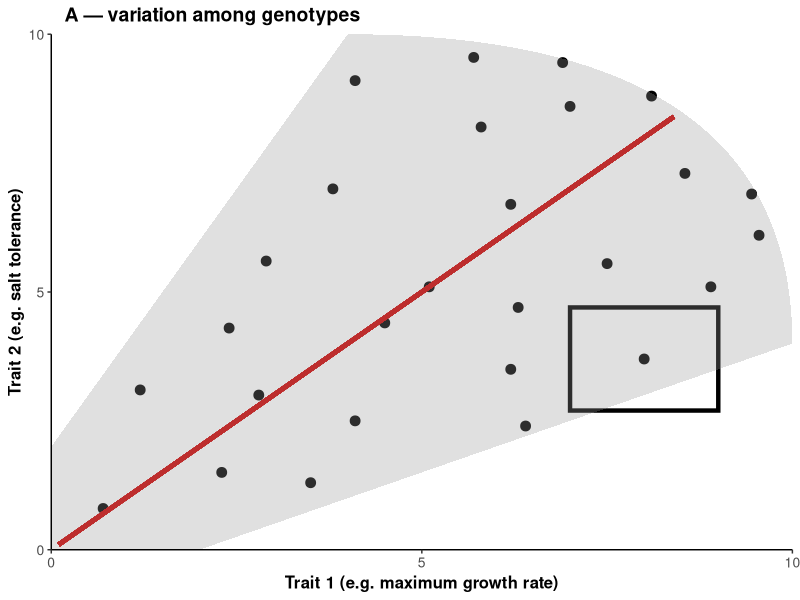
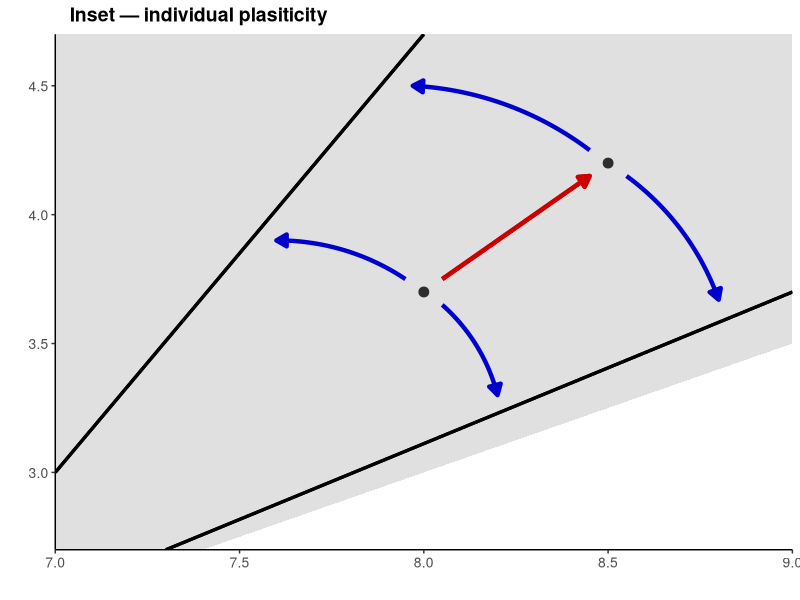
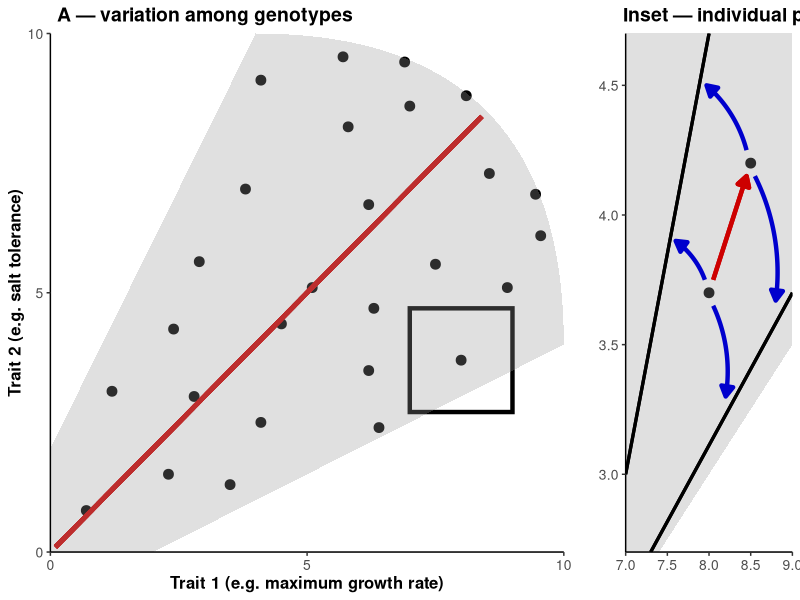
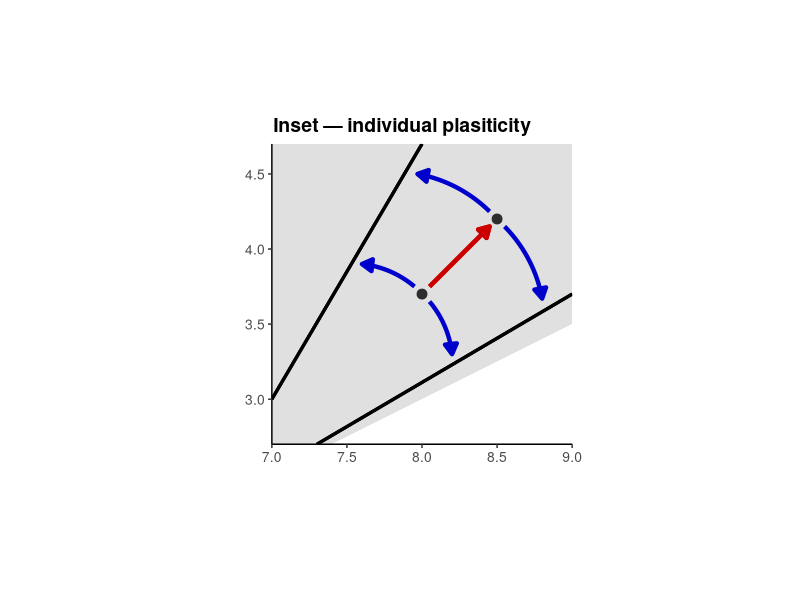
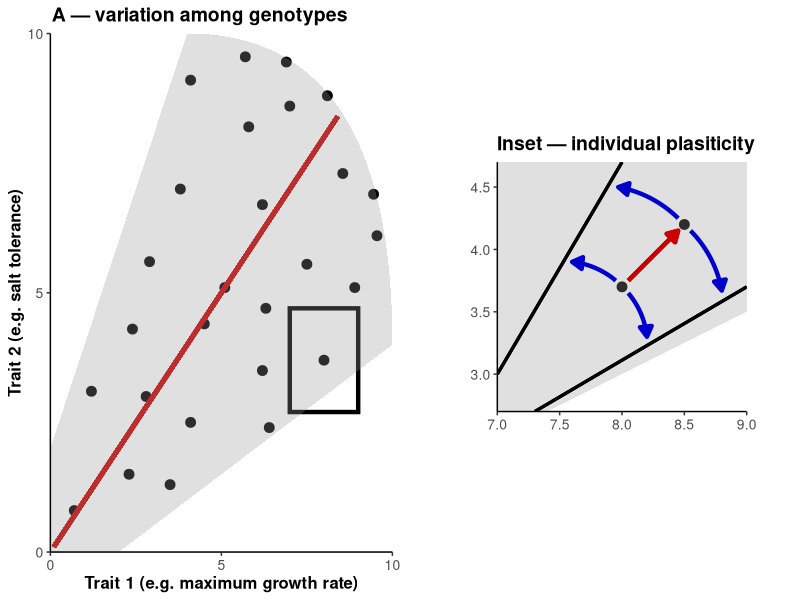

Write R code to recreate these figures, in order.
# Jason R Laurich

# September 9th, 2025

# Creating an introductory figure to lay out hypotheses and predictions/ serve as a roadmap for the paper

# 3 panels?

# Idea - working off of the Metcalfe 2025 JEB paper: one panel could be at the level of organism? The three ways in which trade-offs
# can emerge as a result of energy ceilings? (3) plastic ceiling - location of PF could change within a single org.
# How does this relate to our experiments? Physiological changes (epigenetic) or adaptive evolution of this frontier?

# Idea - working of the Y-model resource-dependent trade off idea (e.g. Johnson and Nassrullah, 2025) - trade-offs could be detected 
# with quantile regressions? What about at the bleeding edge (PFs)?!?
# Also more variation in resource acquisition (e.g. 1/R*s) leads to weaker/ positive correlations? Could test this with my data
# Both across the whole dataset and among Pareto-optimal points?

# Question - what is the formal definition of Pareto fronts in biology? Would they apply at the level of individuals, or just within sp. and across them?

# Garland et al 2022: (1) allocation constraints, (2) functional conflicts, (3) shared biochemical pathways, (4) antagonistic pleiotropy,
# (5) ecological circumstances/ selection regime, (6) sexual selection. 
# 1-3 all for sure involved in our study. 

# Idea - do I go back and fit models to each replicate within each population? Would allow me to assess variation in resource acquisition within experimental
# populations and its effects on weaker negative correlations? OR positive? (e.g. Mark Johnston's question). Also the Haave-Audet meta-analysis'.... point 
# about looking at trade-offs within individuals (here really within genetically similar populations) and among them. 

# Packages & Functions ----------------------------------------------------

library(tidyverse)
library(cowplot)

# Create panel A — variation across individuals/ genotypes ----------------

df.A <- data.frame(
  x = c(0.7, 1.2, 2.3, 2.4, 3.5, 2.8, 3.8, 4.1, 2.9, 4.5, 5.8, 5.1, 6.2, 6.2, 6.4, 6.3, 7.0, 8.9, 8.55, 8.1, 5.7, 9.55, 4.1, 7.5, 6.9, 9.45, 8.0),
  y = c(0.8, 3.1, 1.5, 4.3, 1.3, 3.0, 7.0, 2.5, 5.6, 4.4, 8.2, 5.1, 3.5, 6.7, 2.4, 4.7, 8.6, 5.1, 7.3, 8.8, 9.55, 6.1, 9.1, 5.55, 9.45, 6.9, 3.7)
)

poly.band <- data.frame(
  x = c(0, 2, 10, 4, 0),
  y = c(0, 0, 4, 10, 2)
)

# Create a quadratic Bezier function to capture the curved pareto frontier

M  <- c(8.5, 8.5)          # point the curve should pass through
P0 <- c(10, 4)             # right endpoint
P2 <- c(4, 10)             # top endpoint

t0 <- 0.5
P1 <- (M - (1 - t0)^2 * P0 - t0^2 * P2) / (2 * (1 - t0) * t0)  # (10,10)

t <- seq(0, 1, length.out = 80)          # curve from P0 -> P2 (right -> top)
curve_pts <- data.frame(
  x = (1 - t)^2 * P0[1] + 2 * (1 - t) * t * P1[1] + t^2 * P2[1],
  y = (1 - t)^2 * P0[2] + 2 * (1 - t) * t * P1[2] + t^2 * P2[2]
)

poly.crv <- rbind(
  poly.band[1:3,],                         # (0,0)->(2,0)->(10,4)
  curve_pts[-c(1, length(t)), ],           # curved edge (avoid duplicated ends)
  poly.band[4:5,]                          # (4,10)->(0,2)
)

p.A <- ggplot(df.A, aes(x = x, y = y)) +
  geom_point(size= 3) +
  
  scale_y_continuous(limits = c(0, 10), breaks = c(0, 5, 10)) +
  scale_x_continuous(limits = c(0, 10), breaks = c(0, 5, 10)) +
  
  theme_classic() +
  
  geom_segment(
    aes(x = 0.1, y = 0.1, xend = 8.4, yend = 8.4),
    inherit.aes = FALSE,
    colour = "red3", linewidth = 1.5) +
  
  annotate(
    "rect",
    xmin = 7, xmax = 9,
    ymin = 2.7, ymax = 4.7,
    fill = NA, colour = "black", linewidth = 1.5
  ) +
  
  geom_polygon(data = poly.crv, aes(x, y),
               fill = "grey60", alpha = 0.3, colour = NA,
               inherit.aes = FALSE) +
  
  labs(x = "Trait 1 (e.g. maximum growth rate)",    
       y = "Trait 2 (e.g. salt tolerance)", 
       title = "A — variation among genotypes") +  # labels
  
  theme(
    legend.position = "none",  
    axis.title = element_text(size = 12, face = "bold"),  
    axis.text = element_text(size = 10, face ="plain"),
    plot.title = element_text(size = 14, face = "bold", hjust = 0.03)# theme stuff
  ) +
  
  coord_cartesian(xlim = c(0,10), ylim = c(0,10), expand = FALSE)

p.A


# Create panel A (inset) — variation w/in individuals  --------------------

df.A2 <- data.frame(
  y = c(3.7, 4.2),
  x = c(8, 8.5)
)

p.A2 <- ggplot(df.A2, aes(x = x, y = y)) +
  geom_point(size= 3) +
  
  geom_polygon(data = poly.crv, aes(x, y),
               fill = "grey60", alpha = 0.3, colour = NA,
               inherit.aes = FALSE) +
  
  geom_segment(aes(x = 7.3, xend = 9, y = 2.7, yend = 3.7), colour = "black", size = 1.1) +
  geom_segment(aes(x = 7, xend = 8, y = 3.0, yend = 4.7), colour = "black", size = 1.1) +
  
  theme_classic() +

  
  labs(x = "",    
       y = "", 
       title = "Inset — individual plasiticity") +  # labels
  
  theme(
    legend.position = "none",  
    axis.title = element_text(size = 12, face = "bold"),  
    axis.text = element_text(size = 10, face ="plain"),
    plot.title = element_text(size = 14, face = "bold", hjust = 0.03)# theme stuff
  ) +
  
  geom_segment(
    aes(x = 8.05, y = 3.75, xend = 8.45, yend = 4.15),
    inherit.aes = FALSE,
    colour = "red3", linewidth = 1.5,
    arrow = arrow(length = unit(3, "mm"), type = "closed")
  ) +
  
  annotate("curve",
           x = 8.05,  y = 3.65,
           xend = 8.20,   yend = 3.3,
           curvature = -0.15, ncp = 50,
           colour = "blue3", linewidth = 1.5,
           arrow = arrow(length = unit(3, "mm"), type = "closed")
  ) +
  
  annotate("curve",
           x = 7.95,  y = 3.75,
           xend = 7.6,   yend = 3.90,
           curvature = 0.15, ncp = 50,
           colour = "blue3", linewidth = 1.5,
           arrow = arrow(length = unit(3, "mm"), type = "closed")
  ) +
  
  annotate("curve",
           x = 8.55,  y = 4.15,
           xend = 8.80,   yend = 3.67,
           curvature = -0.15, ncp = 50,
           colour = "blue3", linewidth = 1.5,
           arrow = arrow(length = unit(3, "mm"), type = "closed")
  ) +
  
  annotate("curve",
           x = 8.45,  y = 4.25,
           xend = 7.97,   yend = 4.50,
           curvature = 0.15, ncp = 50,
           colour = "blue3", linewidth = 1.5,
           arrow = arrow(length = unit(3, "mm"), type = "closed")
  ) +
  
  coord_cartesian(xlim = c(7,9), ylim = c(2.7,4.7), expand = FALSE)

p.A2

p.top <- plot_grid(
  p.A, p.A2,
  ncol = 2,
  rel_widths = c(1, 0.4),   # tweak this ratio to taste
  rel_heights = c(1, 0.4),
  align = ""              # align panels nicely
)

p.top

p.A2.fixed <- p.A2 + coord_fixed(1)  # or coord_fixed(1)

p.A2.zoom <- p.A2 +
  coord_equal(xlim = c(7, 9), ylim = c(2.7, 4.7), expand = FALSE) +
  theme(text = element_text(size = 9),
        axis.title = element_text(size = 10),
        plot.margin = margin(4, 4, 4, 4))


right_col <- plot_grid(
  NULL,
  p.A2.zoom,
  NULL,
  ncol = 1,
  rel_heights = c(0.3, 1, 0.3)   # <- controls inset height in the column
)

right_col

p.top <- plot_grid(
  p.A, right_col,
  ncol = 2,
  rel_widths = c(1, 1),            # <- inset column ~40% of the width; tweak
  align = "h"
)

p.top

# Create panel B - interspecific variation ---------------------------------------

df.B <- data.frame(
  x = c(1.0, 1.0, 2.0, 3.0, 3.0, 4.0, 5.0, 5.0, 6.0, 7.0, 7.0, 8.0, 9.0, 9.0, 10.0, 11.0, 11.0, 12.0, 13.0, 13.0, 14.0, 15.0, 15.0, 16.0, 17.0, 17.0, 18.0, 19.0, 19.0),
  y = c(1.0, 1.0, 2.0, 3.0, 3.0, 4.0, 5.0, 5.0, 6.0, 7.0, 7.0, 8.0, 9.0, 9.0, 10.0, 11.0, 11.0, 12.0, 13.0, 13.0, 14.0, 15.0, 15.0, 16.0, 17.0, 17.0, 18.0, 19.0, 19.0)
)

df.B <- df.B %>% 
  mutate(x.ci = runif(n(),0.1,2), y.ci = runif(n(),0.1,2)) # Randomly assign spread values representing variation in ellipse shape and orientation.
